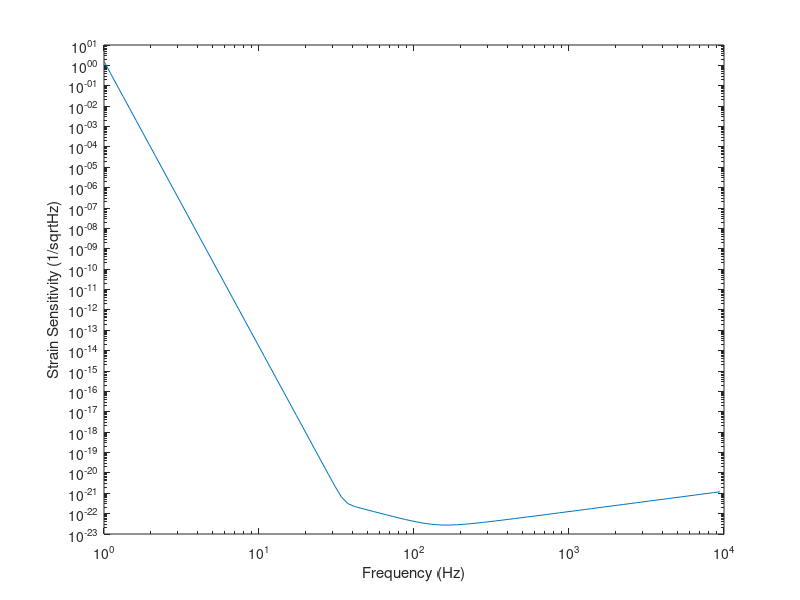
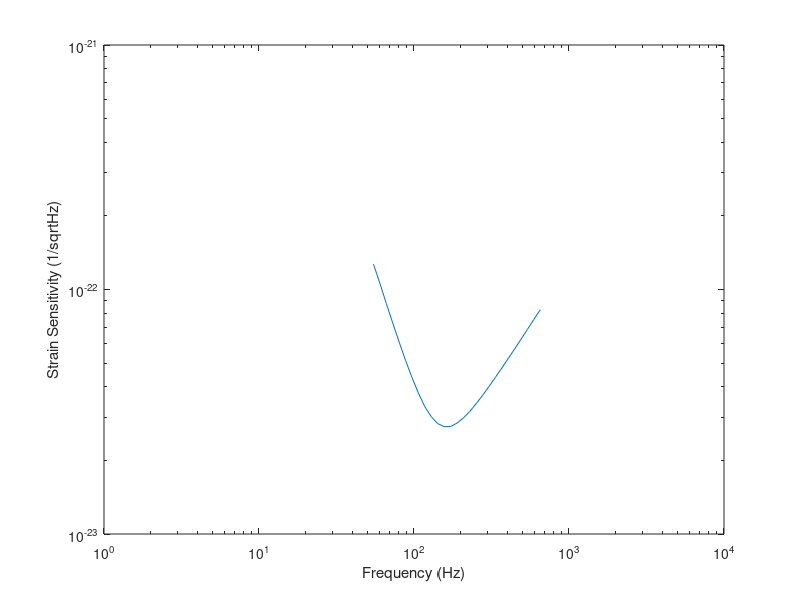

The MATLAB source for these figures, in order: (Note: this script raises an error after producing the figures.)
%% Generate simulated GW detector noise
% File containing target sensitivity curve (first column is frequency and
% second column is square root of PSD).
targetSens = load('iLIGOSensitivity.txt');
%%
% Plot the target sensitivity.
loglog(targetSens(:,1),targetSens(:,2));
xlabel('Frequency (Hz)');
ylabel('Strain Sensitivity (1/sqrt{Hz})');

%%
% Select pass band.
fLow = 50;%Hz
fHigh = 700;%Hz
indxfCut = targetSens(:,1)<= fLow | targetSens(:,1)>= fHigh;
targetSens(indxfCut,2)=0;
figure
loglog(targetSens(:,1),targetSens(:,2));
xlabel('Frequency (Hz)');
ylabel('Strain Sensitivity (1/sqrt{Hz})');
snapnow;
%%
% Sampling frequency of the data to be generated (should be less than half
% of the maximum frequency in target PSD.
fs = 4096;%Hz

%% Design filter
% B = fir2(N,F,A) designs an Nth order linear phase FIR digital filter with
% the frequency response specified by vectors F and A and returns the
% filter coefficients in length N+1 vector B.  The frequencies in F must be
% given in increasing order with 0.0 < F < 1.0 and 1.0 corresponding to
% half the sample rate.
%%
% FIR filter order
filtOrdr = 1000;
%%
% We only include frequencies up to the Nyquist frequency (half of sampling
% frequency) when designing the filter.
indxfCut = targetSens(:,1)<=fs/2;
% Truncate the target PSD to Nyquist frequency.
targetSens = targetSens(indxfCut,:);

%%
% Add 0 frequency and corresponding PSD value
% as per the requirement of FIR2. Similarly add Nyquist frequency.
if targetSens(1,1) > 0 
    addZero = 1;
else
    addZero = 0;
end
if targetSens(end,1) < fs/2
    addNyq = 1;
else
    addNyq = 0;
end
%%
if addZero
    targetSens = [[0,0];targetSens];
end
if addNyq
    targetSens = [targetSens;[fs/2,0]];
end

%% Interplation
nSens=length(targetSens);
interval=fs/(2*(nSens-1));
newFreqVec=0:interval:fs/2;

newPsdVec=interp1(targetSens(:,1),targetSens(:,2),newFreqVec);

targetSens(:,1)=newFreqVec;
targetSens(:,2)=newPsdVec;

%%
% Obtain filter coefficients. 
b = fir2(filtOrdr,targetSens(:,1)/(fs/2),targetSens(:,2));

%%
% Compare target and designed quantities
%Get the impulse response
impDataNSamples = 2048;
impSample = floor(impDataNSamples/2);
impVec = zeros(1,impDataNSamples);
impVec(impSample)=1;
impResp = fftfilt(b,impVec);
%%
%Get the transfer function
designTf = fft(impResp);
%%
%Plot the magnitude of the filter transfer function.
figure;
kNyq = floor(impDataNSamples/2)+1;
posFreq = (0:(kNyq-1))*(1/(impDataNSamples/fs));
plot(posFreq,abs(designTf(1:kNyq)));
hold on;
plot(targetSens(:,1),targetSens(:,2),'r');
ylabel('TF magnitude');
legend('Designed','Target');
xlabel('Frequency (Hz)');
snapnow;

%% Generate noise
% Pass a white noise sequence through the designed filter.
nDataSamples = 16384;
inputNoise = randn(1,nDataSamples);
outputNoise = fftfilt(b,inputNoise);
figure;
plot((0:(nDataSamples-1))/fs,outputNoise);
snapnow;
%%
% Estimate PSD of simulated noise. *Note*: Scaling may be off because of
% (a) factors involved in discrete version of Wiener-Khinchin theorem, and
% (b) factors involved in how pwelch defines PSD. This can be easily
% corrected by multiplying with an overall factor (exercise: work out the
% factor!).
[pxx,f] = pwelch(outputNoise,2048,[],2048,fs);
figure;
plot(f,sqrt(pxx));
xlabel('Frequency (Hz)');
ylabel('[PSD]^{1/2}');
snapnow;